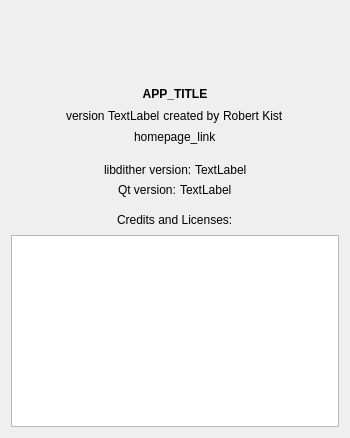
<?xml version="1.0" encoding="UTF-8"?>
<ui version="4.0">
 <class>AboutWindow</class>
 <widget class="QDialog" name="AboutWindow">
  <property name="geometry">
   <rect>
    <x>0</x>
    <y>0</y>
    <width>350</width>
    <height>438</height>
   </rect>
  </property>
  <property name="windowTitle">
   <string>About Ditherista</string>
  </property>
  <layout class="QGridLayout" name="gridLayout">
   <item row="0" column="0">
    <layout class="QVBoxLayout" name="verticalLayout">
     <property name="spacing">
      <number>0</number>
     </property>
     <item>
      <layout class="QHBoxLayout" name="horizontalLayout">
       <item>
        <spacer name="horizontalSpacer">
         <property name="orientation">
          <enum>Qt::Orientation::Horizontal</enum>
         </property>
         <property name="sizeHint" stdset="0">
          <size>
           <width>40</width>
           <height>20</height>
          </size>
         </property>
        </spacer>
       </item>
       <item>
        <widget class="QLabel" name="iconLabel">
         <property name="minimumSize">
          <size>
           <width>64</width>
           <height>64</height>
          </size>
         </property>
         <property name="maximumSize">
          <size>
           <width>64</width>
           <height>64</height>
          </size>
         </property>
         <property name="text">
          <string/>
         </property>
        </widget>
       </item>
       <item>
        <spacer name="horizontalSpacer_2">
         <property name="orientation">
          <enum>Qt::Orientation::Horizontal</enum>
         </property>
         <property name="sizeHint" stdset="0">
          <size>
           <width>40</width>
           <height>20</height>
          </size>
         </property>
        </spacer>
       </item>
      </layout>
     </item>
     <item>
      <spacer name="verticalSpacer">
       <property name="orientation">
        <enum>Qt::Orientation::Vertical</enum>
       </property>
       <property name="sizeType">
        <enum>QSizePolicy::Policy::Fixed</enum>
       </property>
       <property name="sizeHint" stdset="0">
        <size>
         <width>20</width>
         <height>8</height>
        </size>
       </property>
      </spacer>
     </item>
     <item>
      <widget class="QLabel" name="appTitle">
       <property name="minimumSize">
        <size>
         <width>0</width>
         <height>22</height>
        </size>
       </property>
       <property name="font">
        <font>
         <bold>true</bold>
        </font>
       </property>
       <property name="text">
        <string>APP_TITLE</string>
       </property>
       <property name="alignment">
        <set>Qt::AlignmentFlag::AlignCenter</set>
       </property>
      </widget>
     </item>
     <item>
      <layout class="QHBoxLayout" name="horizontalLayout_2">
       <item>
        <spacer name="horizontalSpacer_3">
         <property name="orientation">
          <enum>Qt::Orientation::Horizontal</enum>
         </property>
         <property name="sizeHint" stdset="0">
          <size>
           <width>40</width>
           <height>20</height>
          </size>
         </property>
        </spacer>
       </item>
       <item>
        <widget class="QLabel" name="label_3">
         <property name="text">
          <string>version </string>
         </property>
        </widget>
       </item>
       <item>
        <widget class="QLabel" name="versionLabel">
         <property name="minimumSize">
          <size>
           <width>0</width>
           <height>22</height>
          </size>
         </property>
         <property name="text">
          <string>TextLabel</string>
         </property>
        </widget>
       </item>
       <item>
        <widget class="QLabel" name="label_6">
         <property name="text">
          <string> created by </string>
         </property>
        </widget>
       </item>
       <item>
        <widget class="QLabel" name="authorLabel">
         <property name="minimumSize">
          <size>
           <width>0</width>
           <height>22</height>
          </size>
         </property>
         <property name="text">
          <string>Robert Kist</string>
         </property>
        </widget>
       </item>
       <item>
        <spacer name="horizontalSpacer_4">
         <property name="orientation">
          <enum>Qt::Orientation::Horizontal</enum>
         </property>
         <property name="sizeHint" stdset="0">
          <size>
           <width>40</width>
           <height>20</height>
          </size>
         </property>
        </spacer>
       </item>
      </layout>
     </item>
     <item>
      <layout class="QHBoxLayout" name="horizontalLayout_3">
       <item>
        <spacer name="horizontalSpacer_5">
         <property name="orientation">
          <enum>Qt::Orientation::Horizontal</enum>
         </property>
         <property name="sizeHint" stdset="0">
          <size>
           <width>40</width>
           <height>20</height>
          </size>
         </property>
        </spacer>
       </item>
       <item>
        <widget class="QLabel" name="linkLabel">
         <property name="text">
          <string>homepage_link</string>
         </property>
         <property name="openExternalLinks">
          <bool>true</bool>
         </property>
        </widget>
       </item>
       <item>
        <spacer name="horizontalSpacer_6">
         <property name="orientation">
          <enum>Qt::Orientation::Horizontal</enum>
         </property>
         <property name="sizeHint" stdset="0">
          <size>
           <width>40</width>
           <height>20</height>
          </size>
         </property>
        </spacer>
       </item>
      </layout>
     </item>
     <item>
      <layout class="QHBoxLayout" name="horizontalLayout_6">
       <item>
        <spacer name="horizontalSpacer_9">
         <property name="orientation">
          <enum>Qt::Orientation::Horizontal</enum>
         </property>
         <property name="sizeHint" stdset="0">
          <size>
           <width>40</width>
           <height>20</height>
          </size>
         </property>
        </spacer>
       </item>
       <item>
        <widget class="QLabel" name="label_4">
         <property name="minimumSize">
          <size>
           <width>0</width>
           <height>30</height>
          </size>
         </property>
         <property name="text">
          <string>libdither version: </string>
         </property>
         <property name="alignment">
          <set>Qt::AlignmentFlag::AlignBottom|Qt::AlignmentFlag::AlignLeading|Qt::AlignmentFlag::AlignLeft</set>
         </property>
        </widget>
       </item>
       <item>
        <widget class="QLabel" name="libditherVersion">
         <property name="minimumSize">
          <size>
           <width>0</width>
           <height>30</height>
          </size>
         </property>
         <property name="text">
          <string>TextLabel</string>
         </property>
         <property name="alignment">
          <set>Qt::AlignmentFlag::AlignBottom|Qt::AlignmentFlag::AlignLeading|Qt::AlignmentFlag::AlignLeft</set>
         </property>
        </widget>
       </item>
       <item>
        <spacer name="horizontalSpacer_10">
         <property name="orientation">
          <enum>Qt::Orientation::Horizontal</enum>
         </property>
         <property name="sizeHint" stdset="0">
          <size>
           <width>40</width>
           <height>20</height>
          </size>
         </property>
        </spacer>
       </item>
      </layout>
     </item>
     <item>
      <layout class="QHBoxLayout" name="horizontalLayout_5">
       <item>
        <spacer name="horizontalSpacer_12">
         <property name="orientation">
          <enum>Qt::Orientation::Horizontal</enum>
         </property>
         <property name="sizeHint" stdset="0">
          <size>
           <width>40</width>
           <height>20</height>
          </size>
         </property>
        </spacer>
       </item>
       <item>
        <widget class="QLabel" name="label_7">
         <property name="text">
          <string>Qt version: </string>
         </property>
         <property name="alignment">
          <set>Qt::AlignmentFlag::AlignBottom|Qt::AlignmentFlag::AlignLeading|Qt::AlignmentFlag::AlignLeft</set>
         </property>
        </widget>
       </item>
       <item>
        <widget class="QLabel" name="qtVersion">
         <property name="text">
          <string>TextLabel</string>
         </property>
         <property name="alignment">
          <set>Qt::AlignmentFlag::AlignBottom|Qt::AlignmentFlag::AlignLeading|Qt::AlignmentFlag::AlignLeft</set>
         </property>
        </widget>
       </item>
       <item>
        <spacer name="horizontalSpacer_11">
         <property name="orientation">
          <enum>Qt::Orientation::Horizontal</enum>
         </property>
         <property name="sizeHint" stdset="0">
          <size>
           <width>40</width>
           <height>20</height>
          </size>
         </property>
        </spacer>
       </item>
      </layout>
     </item>
     <item>
      <layout class="QHBoxLayout" name="horizontalLayout_4">
       <item>
        <spacer name="horizontalSpacer_7">
         <property name="orientation">
          <enum>Qt::Orientation::Horizontal</enum>
         </property>
         <property name="sizeHint" stdset="0">
          <size>
           <width>40</width>
           <height>20</height>
          </size>
         </property>
        </spacer>
       </item>
       <item>
        <widget class="QLabel" name="label">
         <property name="minimumSize">
          <size>
           <width>0</width>
           <height>30</height>
          </size>
         </property>
         <property name="text">
          <string>Credits and Licenses:</string>
         </property>
         <property name="alignment">
          <set>Qt::AlignmentFlag::AlignBottom|Qt::AlignmentFlag::AlignLeading|Qt::AlignmentFlag::AlignLeft</set>
         </property>
        </widget>
       </item>
       <item>
        <spacer name="horizontalSpacer_8">
         <property name="orientation">
          <enum>Qt::Orientation::Horizontal</enum>
         </property>
         <property name="sizeHint" stdset="0">
          <size>
           <width>40</width>
           <height>20</height>
          </size>
         </property>
        </spacer>
       </item>
      </layout>
     </item>
     <item>
      <spacer name="verticalSpacer_2">
       <property name="orientation">
        <enum>Qt::Orientation::Vertical</enum>
       </property>
       <property name="sizeType">
        <enum>QSizePolicy::Policy::Fixed</enum>
       </property>
       <property name="sizeHint" stdset="0">
        <size>
         <width>20</width>
         <height>8</height>
        </size>
       </property>
      </spacer>
     </item>
     <item>
      <widget class="QTextEdit" name="licenseLabel">
       <property name="font">
        <font>
         <family>Courier New</family>
        </font>
       </property>
       <property name="mouseTracking">
        <bool>false</bool>
       </property>
       <property name="acceptDrops">
        <bool>false</bool>
       </property>
       <property name="frameShadow">
        <enum>QFrame::Shadow::Plain</enum>
       </property>
       <property name="lineWidth">
        <number>0</number>
       </property>
       <property name="documentTitle">
        <string notr="true"/>
       </property>
       <property name="undoRedoEnabled">
        <bool>false</bool>
       </property>
       <property name="lineWrapMode">
        <enum>QTextEdit::LineWrapMode::NoWrap</enum>
       </property>
       <property name="lineWrapColumnOrWidth">
        <number>80</number>
       </property>
       <property name="readOnly">
        <bool>true</bool>
       </property>
       <property name="acceptRichText">
        <bool>false</bool>
       </property>
      </widget>
     </item>
    </layout>
   </item>
  </layout>
 </widget>
 <resources/>
 <connections/>
</ui>
